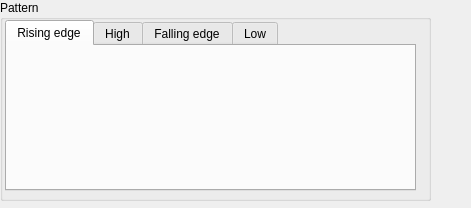
<?xml version="1.0" encoding="UTF-8"?>
<ui version="4.0">
 <class>Form</class>
 <widget class="QWidget" name="Form">
  <property name="geometry">
   <rect>
    <x>0</x>
    <y>0</y>
    <width>471</width>
    <height>208</height>
   </rect>
  </property>
  <property name="windowTitle">
   <string>Form</string>
  </property>
  <widget class="QGroupBox" name="groupBox">
   <property name="geometry">
    <rect>
     <x>0</x>
     <y>0</y>
     <width>431</width>
     <height>201</height>
    </rect>
   </property>
   <property name="title">
    <string>Pattern</string>
   </property>
   <widget class="QTabWidget" name="tabWidget">
    <property name="geometry">
     <rect>
      <x>5</x>
      <y>20</y>
      <width>411</width>
      <height>171</height>
     </rect>
    </property>
    <property name="currentIndex">
     <number>0</number>
    </property>
    <widget class="QWidget" name="tab">
     <attribute name="title">
      <string>Rising edge</string>
     </attribute>
     <widget class="caInclude" name="cainclude">
      <property name="geometry">
       <rect>
        <x>0</x>
        <y>0</y>
        <width>411</width>
        <height>141</height>
       </rect>
      </property>
      <property name="macro">
       <string notr="true">PAT=Rise, ID=$(ID), P=$(P), EVR=$(EVR)</string>
      </property>
      <property name="filename" stdset="0">
       <string notr="true">evr_out_cml-mode-pattern-set.ui</string>
      </property>
     </widget>
    </widget>
    <widget class="QWidget" name="tab_3">
     <attribute name="title">
      <string>High</string>
     </attribute>
     <widget class="caInclude" name="cainclude_2">
      <property name="geometry">
       <rect>
        <x>0</x>
        <y>0</y>
        <width>411</width>
        <height>141</height>
       </rect>
      </property>
      <property name="macro">
       <string notr="true">PAT=High, ID=$(ID), P=$(P), EVR=$(EVR)</string>
      </property>
      <property name="filename" stdset="0">
       <string notr="true">evr_out_cml-mode-pattern-set.ui</string>
      </property>
     </widget>
    </widget>
    <widget class="QWidget" name="tab_2">
     <attribute name="title">
      <string>Falling edge</string>
     </attribute>
     <widget class="caInclude" name="cainclude_3">
      <property name="geometry">
       <rect>
        <x>0</x>
        <y>0</y>
        <width>411</width>
        <height>141</height>
       </rect>
      </property>
      <property name="macro">
       <string notr="true">PAT=Fall, ID=$(ID), P=$(P), EVR=$(EVR)</string>
      </property>
      <property name="filename" stdset="0">
       <string notr="true">evr_out_cml-mode-pattern-set.ui</string>
      </property>
     </widget>
    </widget>
    <widget class="QWidget" name="tab_4">
     <attribute name="title">
      <string>Low</string>
     </attribute>
     <widget class="caInclude" name="cainclude_4">
      <property name="geometry">
       <rect>
        <x>0</x>
        <y>0</y>
        <width>411</width>
        <height>141</height>
       </rect>
      </property>
      <property name="macro">
       <string notr="true">PAT=Low, ID=$(ID), P=$(P), EVR=$(EVR)</string>
      </property>
      <property name="filename" stdset="0">
       <string notr="true">evr_out_cml-mode-pattern-set.ui</string>
      </property>
     </widget>
    </widget>
   </widget>
  </widget>
 </widget>
 <customwidgets>
  <customwidget>
   <class>caInclude</class>
   <extends>QWidget</extends>
   <header>caInclude</header>
  </customwidget>
 </customwidgets>
 <resources/>
 <connections/>
</ui>
